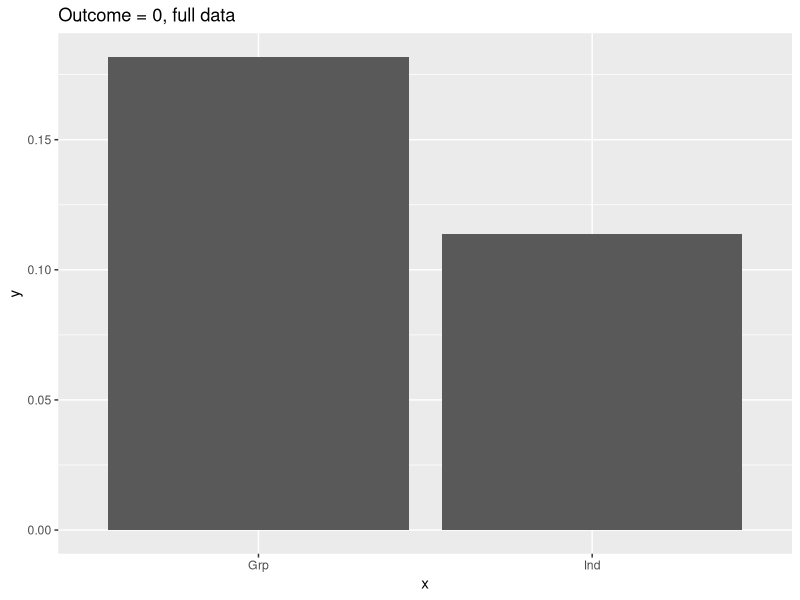
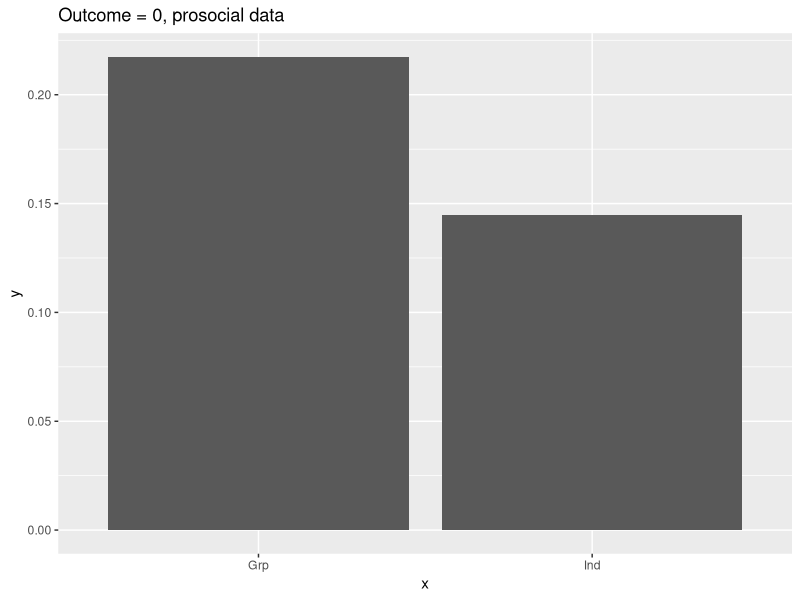
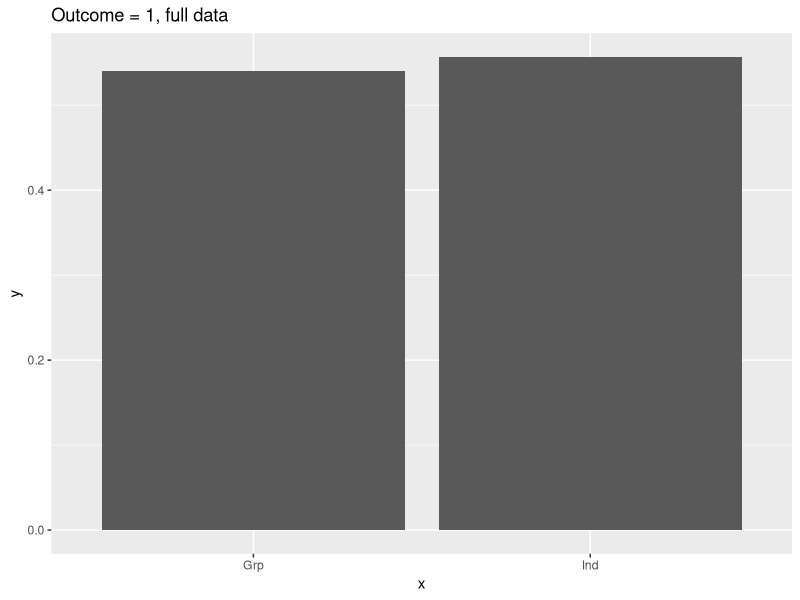
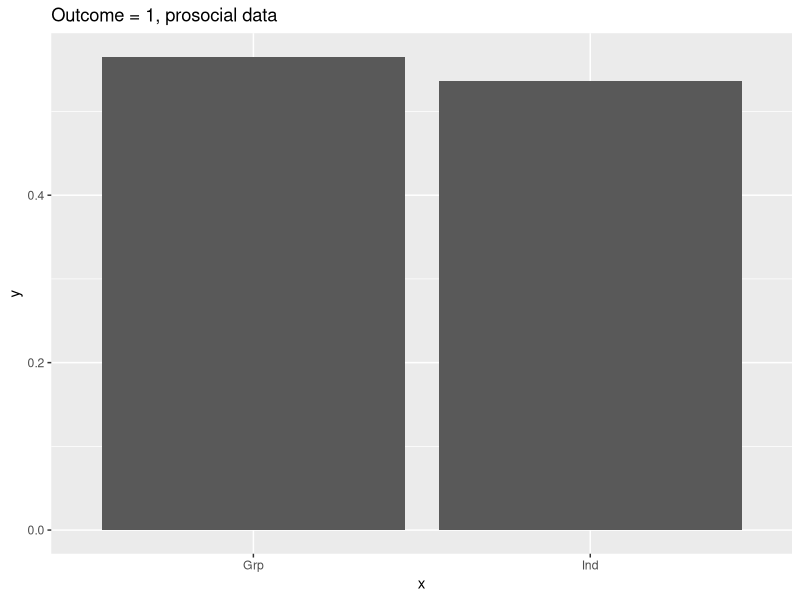
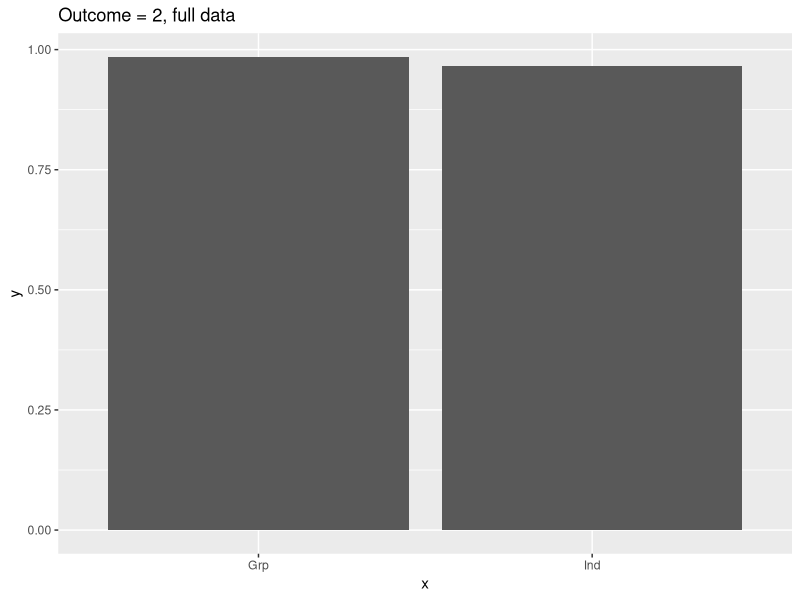
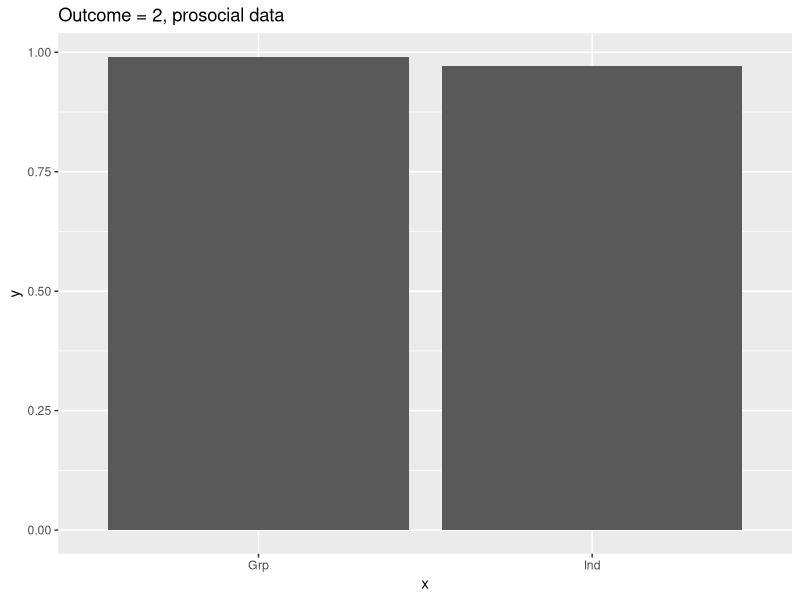
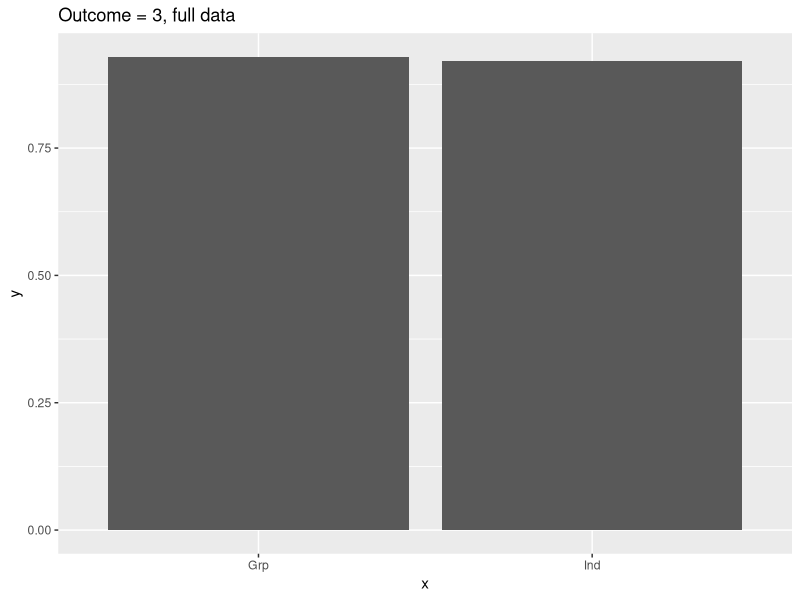
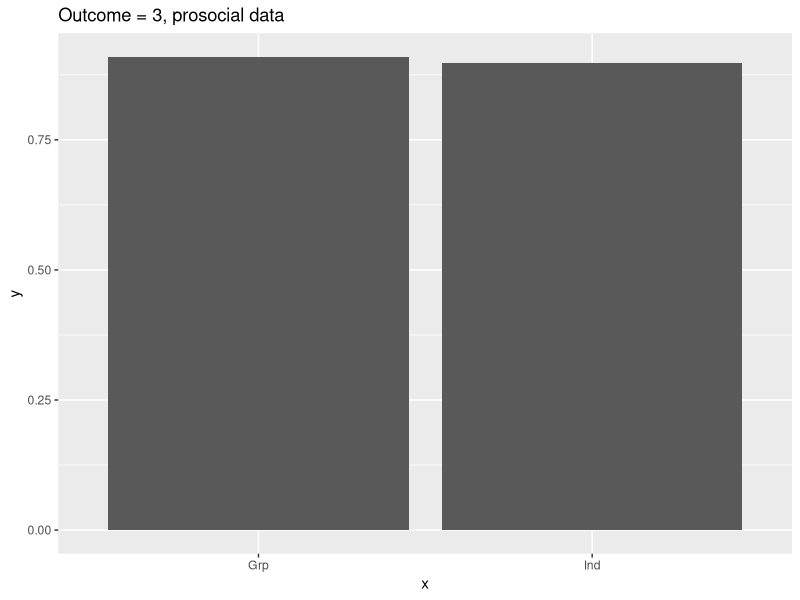

Generate these figures, in order, with R:
setwd("C:/Users/Can/Desktop/masterthesis")

data <- read.csv("data/full_data.csv")

prosocial_data <- read.csv("data/prosocial_data.csv")

library(ggplot2)

# Create Bar Charts to compare Group- vs. Individual Punishment #

# % Accepted for each outcome by groups and individuals #

categories <- c("Ind", "Grp")

# Outcome = 0

perc_acc_ind_0 <- sum(data$choice0 == 1) / sum(!is.na(data$choice0))
perc_acc_grp_0 <- sum(data$choice00 == 1) / sum(!is.na(data$choice00))

perc_acc_ind_0_ps <- sum(prosocial_data$choice0 == 1) / sum(!is.na(prosocial_data$choice0))
perc_acc_grp_0_ps <- sum(prosocial_data$choice00 == 1) / sum(!is.na(prosocial_data$choice00))

perc_acc_0 <- data.frame(x = categories, y = c(perc_acc_ind_0, perc_acc_grp_0))
perc_acc_0_ps <- data.frame(x = categories, y = c(perc_acc_ind_0_ps, perc_acc_grp_0_ps))


ggplot(data = perc_acc_0, mapping = aes(x, y)) +
  geom_bar(stat = "identity") +
  labs(title = "Outcome = 0, full data")

ggplot(data = perc_acc_0_ps, mapping = aes(x, y)) +
  geom_bar(stat = "identity") +
  labs(title = "Outcome = 0, prosocial data")


# Outcome = 1

perc_acc_ind_1 <- sum(data$choice1 == 1) / sum(!is.na(data$choice1))
perc_acc_grp_1 <- mean(c(
  (sum(data$choice11 == 1) / sum(!is.na(data$choice11))), 
  (sum(data$choice02 == 1) / sum(!is.na(data$choice02)))
))


perc_acc_ind_1_ps <- sum(prosocial_data$choice1 == 1) / sum(!is.na(prosocial_data$choice1))
perc_acc_grp_1_ps <- mean(c(
  (sum(prosocial_data$choice11 == 1) / sum(!is.na(prosocial_data$choice11))), 
  (sum(prosocial_data$choice02 == 1) / sum(!is.na(prosocial_data$choice02)))
))

perc_acc_1 <- data.frame(x = categories, y = c(perc_acc_ind_1, perc_acc_grp_1))
perc_acc_1_ps <- data.frame(x = categories, y = c(perc_acc_ind_1_ps, perc_acc_grp_1_ps))


ggplot(data = perc_acc_1, mapping = aes(x, y)) +
  geom_bar(stat = "identity") +
  labs(title = "Outcome = 1, full data")

ggplot(data = perc_acc_1_ps, mapping = aes(x, y)) +
  geom_bar(stat = "identity") +
  labs(title = "Outcome = 1, prosocial data")

# Outcome = 2

perc_acc_ind_2 <- sum(data$choice2 == 1) / sum(!is.na(data$choice2))
perc_acc_grp_2 <- mean(c(
  (sum(data$choice04 == 1) / sum(!is.na(data$choice04))),
  (sum(data$choice13 == 1) / sum(!is.na(data$choice13))),
  (sum(data$choice22 == 1) / sum(!is.na(data$choice22)))
))


perc_acc_ind_2_ps <- sum(prosocial_data$choice2 == 1) / sum(!is.na(prosocial_data$choice2))
perc_acc_grp_2_ps <- mean(c(
  (sum(prosocial_data$choice04 == 1) / sum(!is.na(prosocial_data$choice04))),
  (sum(prosocial_data$choice13 == 1) / sum(!is.na(prosocial_data$choice13))),
  (sum(prosocial_data$choice22 == 1) / sum(!is.na(prosocial_data$choice22)))
))

perc_acc_2 <- data.frame(x = categories, y = c(perc_acc_ind_2, perc_acc_grp_2))
perc_acc_2_ps <- data.frame(x = categories, y = c(perc_acc_ind_2_ps, perc_acc_grp_2_ps))


ggplot(data = perc_acc_2, mapping = aes(x, y)) +
  geom_bar(stat = "identity") +
  labs(title = "Outcome = 2, full data")

ggplot(data = perc_acc_2_ps, mapping = aes(x, y)) +
  geom_bar(stat = "identity") +
  labs(title = "Outcome = 2, prosocial data")

# Outcome = 3

perc_acc_ind_3 <- sum(data$choice3 == 1) / sum(!is.na(data$choice3))
perc_acc_grp_3 <- mean(c(
  (sum(data$choice06 == 1) / sum(!is.na(data$choice06))),
  (sum(data$choice15 == 1) / sum(!is.na(data$choice15))),
  (sum(data$choice24 == 1) / sum(!is.na(data$choice24))),
  (sum(data$choice33 == 1) / sum(!is.na(data$choice33)))
))


perc_acc_ind_3_ps <- sum(prosocial_data$choice3 == 1) / sum(!is.na(prosocial_data$choice3))
perc_acc_grp_3_ps <- mean(c(
  (sum(prosocial_data$choice06 == 1) / sum(!is.na(prosocial_data$choice06))),
  (sum(prosocial_data$choice15 == 1) / sum(!is.na(prosocial_data$choice15))),
  (sum(prosocial_data$choice24 == 1) / sum(!is.na(prosocial_data$choice24))),
  (sum(prosocial_data$choice33 == 1) / sum(!is.na(prosocial_data$choice33)))
))

perc_acc_3 <- data.frame(x = categories, y = c(perc_acc_ind_3, perc_acc_grp_3))
perc_acc_3_ps <- data.frame(x = categories, y = c(perc_acc_ind_3_ps, perc_acc_grp_3_ps))


ggplot(data = perc_acc_3, mapping = aes(x, y)) +
  geom_bar(stat = "identity") +
  labs(title = "Outcome = 3, full data")

ggplot(data = perc_acc_3_ps, mapping = aes(x, y)) +
  geom_bar(stat = "identity") +
  labs(title = "Outcome = 3, prosocial data")

# Outcome = 4

perc_acc_ind_4 <- sum(data$choice4 == 1) / sum(!is.na(data$choice4))
perc_acc_grp_4 <- mean(c(
  (sum(data$choice26 == 1) / sum(!is.na(data$choice26))),
  (sum(data$choice35 == 1) / sum(!is.na(data$choice35))),
  (sum(data$choice44 == 1) / sum(!is.na(data$choice44)))
))


perc_acc_ind_4_ps <- sum(prosocial_data$choice4 == 1) / sum(!is.na(prosocial_data$choice4))
perc_acc_grp_4_ps <- mean(c(
  (sum(prosocial_data$choice26 == 1) / sum(!is.na(prosocial_data$choice26))),
  (sum(prosocial_data$choice35 == 1) / sum(!is.na(prosocial_data$choice35))),
  (sum(prosocial_data$choice44 == 1) / sum(!is.na(prosocial_data$choice44)))
))

perc_acc_4 <- data.frame(x = categories, y = c(perc_acc_ind_4, perc_acc_grp_4))
perc_acc_4_ps <- data.frame(x = categories, y = c(perc_acc_ind_4_ps, perc_acc_grp_4_ps))


ggplot(data = perc_acc_4, mapping = aes(x, y)) +
  geom_bar(stat = "identity") +
  labs(title = "Outcome = 4, full data")

ggplot(data = perc_acc_4_ps, mapping = aes(x, y)) +
  geom_bar(stat = "identity") +
  labs(title = "Outcome = 4, prosocial data")


